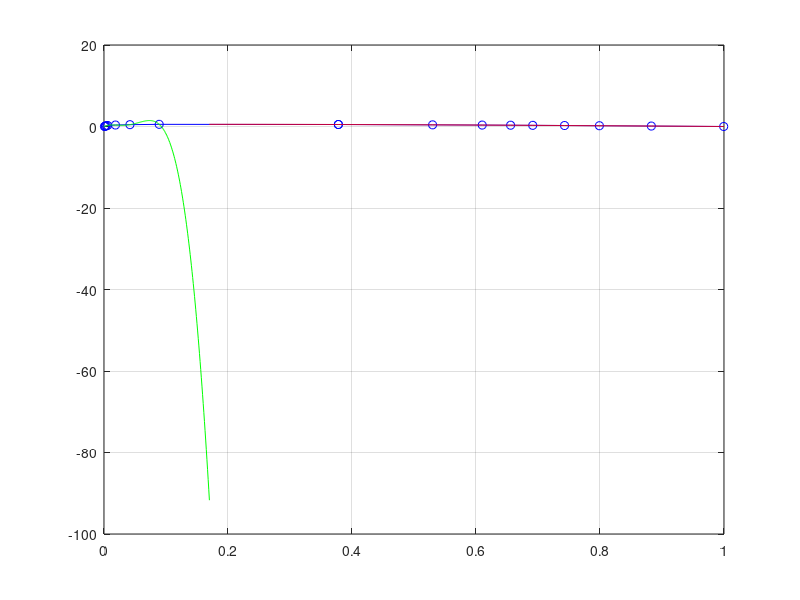

Recreate this plot in MATLAB.
%problem3
clc;
clear;
B = [0.0008,0.0016,0.0024,0.0038,0.0058,0.0185,0.0418,0.089,0.378,0.378,0.53,0.61,0.6558,0.6915,0.7428, 0.799,0.8828,0.9995];
C = [0,0.0502,0.1105,0.189,.255,0.361,0.4495,0.5320,0.49,0.49,0.4060,0.3505,0.3155,0.2860,0.2410,0.1895,0.1105,0];
figure(1)
plot(B,C,'bo-');grid on;hold on;

 %% Example tie lines 
tiexc = [0.3 0.5 0.6 ];
 tieyc = [0.3748 0.5919 0.6107];
 tiexb = [0.0058 0.0372 0.1259];
 tieyb = [0.608 0.3357 0.1508];

p1 = polyfit(B(1:9),C(1:9),5);
p2 = polyfit(B(9:18),C(9:18),3);
xbr = [0: 0.001: 0.17];
xcr = [0.17:0.001:1];

f1 = polyval(p1, xbr);
f2 = polyval(p2, xcr);

plot(xbr, f1, 'g');
hold on;
plot(xcr, f2, 'r');
 
